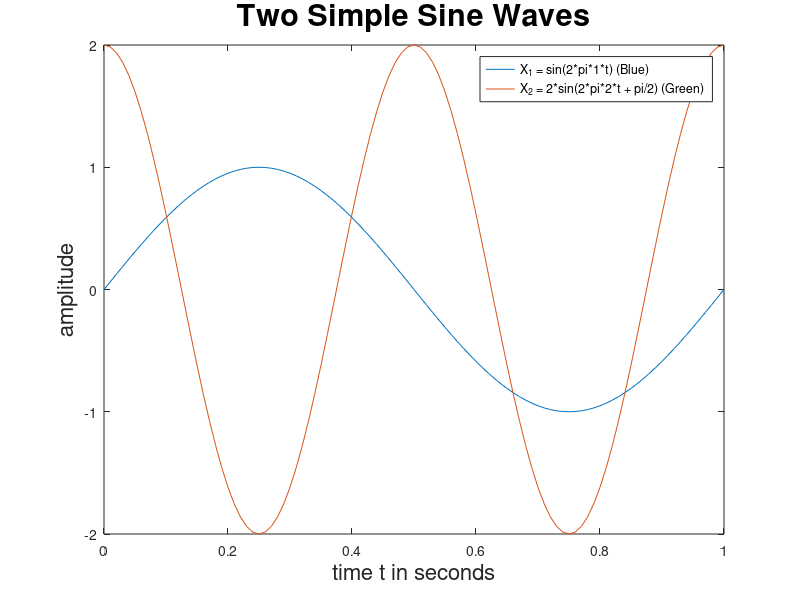

Source code (MATLAB):
%%%%%%%%%%%%%%%%%%%%%%%%%%%%%%%%%%%%%%%%%%%%%%%%%%%%%%%%%%%%%%%%%%%%%%%%%%%%%%%%%%%%%%%%%%%%%%%%%%
% John Lasheski
% JohnLasheskihw1a.m
% October 19, 2014

% Simple script file for generating and plotting two sine waves

%%%%%%%%%%%%%%%%%%%%%%%%%%%%%%%%%%%%%%%%%%%%%%%%%%%%%%%%%%%%%%%%%%%%%%%%%%%%%%%%%%%%%%%%%%%%%%%%%%%

clear all;

% These will be discrete representations of sine waves

% Set the sampling frequency (how many samples to take)
fs = 100;

% Set the sample rate Ts (time between samples)
Ts = 1/fs;

% create the vector of sample points for the waves for a total of 1 second
n=[0:Ts:1];

% Set the frequencies for X_1 and X_2 in hertz
ft_1 = 1;
ft_2 = 2;

% Set the phases(phi) for X_1 and X_2 in radians
phi_1 = 0;
phi_2 = pi/2;

% Set the amplitude for X_1 and X_2
amplitude_1 = 1;
amplitude_2 = 2;

% Generate the sinewaves for X_1 and X_2
X_1 = amplitude_1 * sin(2 * pi * ft_1 * n + phi_1);
X_2 = amplitude_2 * sin(2 * pi * ft_2 * n + phi_2);

% Plot the waves
plot(n,X_1,n,X_2);
legend('X_1 = sin(2*pi*1*t) (Blue)', 'X_2 = 2*sin(2*pi*2*t + pi/2) (Green)');
title('Two Simple Sine Waves', 'fontsize', 22);
xlabel('time t in seconds', 'fontsize', 16);
ylabel('amplitude', 'fontsize', 16);